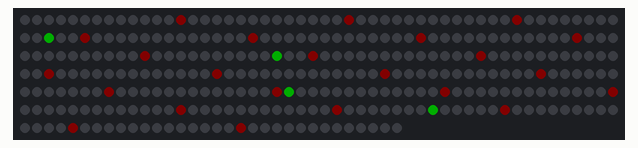
Simulated run of this program. Board: ESP32-S3. Parts: 332 RGB LEDs in strip order, left to right, continuing on the next row. Dim RGB values are drawn brighter than linear; WiFi joins after 1.5 s; servers stay silent unless stated; uploads are accepted with an empty reply; the local clock reads 2024-03-15 10:24:30 at power-on unless the program sets it; what the program prints to the serial monitor is not drawn.

Above: at 1.8 s.

The program:

main.cpp
```cpp
#include <Arduino.h>
#include <FastLED.h>
#include <WiFi.h>
#include <time.h>
#include <HTTPClient.h>
#include <ArduinoJson.h> folder name is AstroWS2812

//-----------------------------------------------------------------------------
// Configuration Constants
//-----------------------------------------------------------------------------
// LED configuration
#define LED_PIN         48      // Data pin for LED strip
#define NUM_LEDS        332     // Number of LEDs in the strip
#define LED_TYPE        WS2812B // LED strip type
#define COLOR_ORDER     GRB     // LED colour order
#define BRIGHTNESS      50      // LED brightness (0-255)

// Network configuration
const char* ssid      = "Your_SSID";
const char* password  = "Your_PASSWORD";
const char* ntpServer = "pool.ntp.org";

// Location configuration
const double LATITUDE  = 51.4785810;    // Your latitude
const double LONGITUDE = -0.0012920;    // Your Longitude

// Time calculations
static const int SECONDS_PER_LED = (24*60*60) / NUM_LEDS;   // Seconds per LED

// LED array
CRGB leds[NUM_LEDS];

//-----------------------------------------------------------------------------
// Solstice Time Definitions
//-----------------------------------------------------------------------------
// Time conversion utility function
int convertTimeToMinutes(const char* timeStr)
{
    int hours, minutes;
    sscanf(timeStr, "%d:%d", &hours, &minutes);
    return (hours * 60) + minutes;
}

// Define solstice times Found using https://www.timeanddate.com

const int winterSolsticeSunrise = convertTimeToMinutes("08:47");    // Winter solstice sunrise
const int winterSolsticeSunset  = convertTimeToMinutes("16:02");    // Winter solstice sunset
const int summerSolsticeSunrise = convertTimeToMinutes("03:47");    // Summer solstice sunrise
const int summerSolsticeSunset  = convertTimeToMinutes("20:34");    // Summer solstice sunset

// Calculate LED positions for solstices
const int winterSolsticeSunriseLED = (winterSolsticeSunrise * 60) / SECONDS_PER_LED;    // Winter solstice sunrise LED
const int winterSolsticeSunsetLED  = (winterSolsticeSunset  * 60) / SECONDS_PER_LED;    // Winter solstice sunset LED
const int summerSolsticeSunriseLED = (summerSolsticeSunrise * 60) / SECONDS_PER_LED;    // Summer solstice sunrise LED
const int summerSolsticeSunsetLED  = (summerSolsticeSunset  * 60) / SECONDS_PER_LED;    // Summer solstice sunset LED

//-----------------------------------------------------------------------------
// Data Structures
//-----------------------------------------------------------------------------
struct SunData
{
    int sunriseMinutes;
    int sunsetMinutes;
    int solarNoonMinutes;
    int daySeconds;
    unsigned long lastUpdate;
};

//-----------------------------------------------------------------------------
// API Functions
//-----------------------------------------------------------------------------
SunData getSunData()
{
    HTTPClient http;
    SunData data = {0};
    String url = "https://api.sunrise-sunset.org/json?lat=" +
                 String(LATITUDE, 6) + "&lng=" +
                 String(LONGITUDE, 6) + "&formatted=0";
    http.begin(url);

    if (http.GET() > 0)
    {
        JsonDocument doc;
        if (!deserializeJson(doc, http.getString()))
        {
            struct tm sunrise = {0}, sunset = {0}, solarNoon = {0};
            strptime(doc["results"]["sunrise"], "%Y-%m-%dT%H:%M:%S+00:00", &sunrise);
            strptime(doc["results"]["sunset"], "%Y-%m-%dT%H:%M:%S+00:00", &sunset);
            strptime(doc["results"]["solar_noon"], "%Y-%m-%dT%H:%M:%S+00:00", &solarNoon);

            data.sunriseMinutes = sunrise.tm_hour * 60 + sunrise.tm_min;
            data.sunsetMinutes = sunset.tm_hour * 60 + sunset.tm_min;
            data.solarNoonMinutes = solarNoon.tm_hour * 60 + solarNoon.tm_min;
            data.daySeconds = doc["results"]["day_length"];
            data.lastUpdate = millis();
        }
    }
    http.end();
    return data;
}

//-----------------------------------------------------------------------------
// Setup & Loop
//-----------------------------------------------------------------------------
void setup()
{
    // Initialize serial communication
    Serial.begin(115200);

    // Initialize LED strip
    FastLED.addLeds<LED_TYPE, LED_PIN, COLOR_ORDER>(leds, NUM_LEDS).setCorrection(TypicalLEDStrip);
    FastLED.setBrightness(BRIGHTNESS);

    // Initialize WiFi
    WiFi.begin(ssid, password);
    while (WiFi.status() != WL_CONNECTED)
    {
        delay(500);
        Serial.print(".");
    }

    // Initialize time
    configTime(0, 0, ntpServer);

    // Print initial solstice times for debugging
    Serial.println("\nSolstice times in minutes:");
    Serial.printf("Winter Solstice - Sunrise: %d minutes (%02d:%02d), Sunset: %d minutes (%02d:%02d)\n",
                 winterSolsticeSunrise, winterSolsticeSunrise/60, winterSolsticeSunrise%60,
                 winterSolsticeSunset, winterSolsticeSunset/60, winterSolsticeSunset%60);
    Serial.printf("Summer Solstice - Sunrise: %d minutes (%02d:%02d), Sunset: %d minutes (%02d:%02d)\n",
                 summerSolsticeSunrise, summerSolsticeSunrise/60, summerSolsticeSunrise%60,
                 summerSolsticeSunset, summerSolsticeSunset/60, summerSolsticeSunset%60);
}

void loop()
{
    static SunData sun;

    // Update sun data daily
    if (millis() - sun.lastUpdate > 24*60*60*1000 || sun.lastUpdate == 0)
    {
        sun = getSunData();
    }

    // Get current time
    time_t now;
    time(&now);
    struct tm* local_time = localtime(&now);
    int currentSecond = (local_time->tm_hour * 60 + local_time->tm_min) * 60 + local_time->tm_sec;

    // Calculate LED positions
    int ledPosition = currentSecond / SECONDS_PER_LED;
    int sunriseLED = (sun.sunriseMinutes * 60) / SECONDS_PER_LED;
    int sunsetLED = (sun.sunsetMinutes * 60) / SECONDS_PER_LED;
    int solarNoonLED = (sun.solarNoonMinutes * 60) / SECONDS_PER_LED;

    // Clear all LEDs
    FastLED.clear();

    // Current daylight period (blue background)
    for (int i = sunriseLED; i <= sunsetLED; i++)
    {
        if (i != solarNoonLED && leds[i].r == 0)
        {
            leds[i] = CRGB(0, 0, 8);    // Dark blue for daylight period
        }
    }

    // Hour markers (red)
    for(int hour = 0; hour < 24; hour++)
    {
        int hourLED = (hour * 3600) / SECONDS_PER_LED;
        if(hourLED >= 0 && hourLED < NUM_LEDS && hourLED != solarNoonLED)
        {
            leds[hourLED] = CRGB(32, 0, 0);  // Dark red for hours
        }
    }

    // Solstice markers (green)
    if (winterSolsticeSunriseLED >= 0 && winterSolsticeSunriseLED < NUM_LEDS)
    {
        leds[winterSolsticeSunriseLED] = CRGB(0, 255, 0);  // Bright green
    }
    if (winterSolsticeSunsetLED >= 0 && winterSolsticeSunsetLED < NUM_LEDS)
    {
        leds[winterSolsticeSunsetLED] = CRGB(0, 255, 0);
    }
    if (summerSolsticeSunriseLED >= 0 && summerSolsticeSunriseLED < NUM_LEDS)
    {
        leds[summerSolsticeSunriseLED] = CRGB(0, 255, 0);
    }
    if (summerSolsticeSunsetLED >= 0 && summerSolsticeSunsetLED < NUM_LEDS)
    {
        leds[summerSolsticeSunsetLED] = CRGB(0, 255, 0);
    }

    // Current sun position (yellow)
    if (ledPosition >= 0 && ledPosition < NUM_LEDS &&
        ledPosition != solarNoonLED &&
        ledPosition >= sunriseLED &&
        ledPosition <= sunsetLED)
    {
        leds[ledPosition] = CRGB(255, 255, 0);  // Bright yellow
    }

    // Debug output
    Serial.printf("Current LED: %d (Hour: %d, Minute: %d)\n",
                 ledPosition, local_time->tm_hour, local_time->tm_min);
    Serial.printf("Sunrise: %02d:%02d (LED: %d)\n",
                 sun.sunriseMinutes/60, sun.sunriseMinutes%60, sunriseLED);
    Serial.printf("Solar Noon: %02d:%02d (LED: %d)\n",
                 sun.solarNoonMinutes/60, sun.solarNoonMinutes%60, solarNoonLED);
    Serial.printf("Sunset: %02d:%02d (LED: %d)\n",
                 sun.sunsetMinutes/60, sun.sunsetMinutes%60, sunsetLED);

    // Update LED strip
    FastLED.show();
    delay(1000);
}
```
